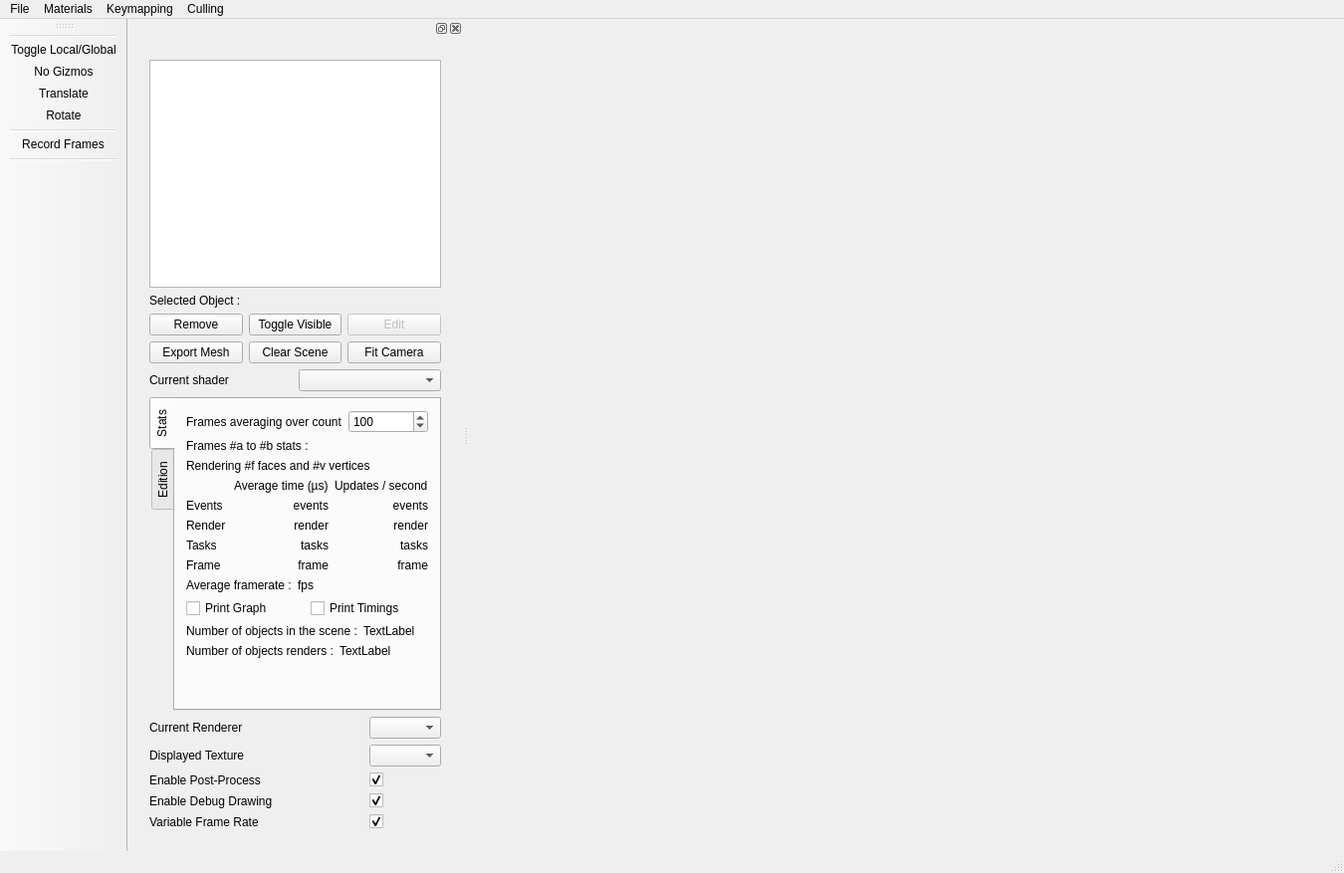
<?xml version="1.0" encoding="UTF-8"?>
<ui version="4.0">
 <class>MainWindow</class>
 <widget class="QMainWindow" name="MainWindow">
  <property name="geometry">
   <rect>
    <x>0</x>
    <y>0</y>
    <width>1350</width>
    <height>877</height>
   </rect>
  </property>
  <property name="sizePolicy">
   <sizepolicy hsizetype="Preferred" vsizetype="Preferred">
    <horstretch>0</horstretch>
    <verstretch>0</verstretch>
   </sizepolicy>
  </property>
  <property name="windowTitle">
   <string>MainWindow</string>
  </property>
  <widget class="QWidget" name="m_centralWidget">
   <zorder>nb_objects_render</zorder>
  </widget>
  <widget class="QStatusBar" name="_statusBar"/>
  <widget class="QMenuBar" name="menuBar">
   <property name="geometry">
    <rect>
     <x>0</x>
     <y>0</y>
     <width>1350</width>
     <height>25</height>
    </rect>
   </property>
   <widget class="QMenu" name="menuFILE">
    <property name="title">
     <string>File</string>
    </property>
    <addaction name="actionOpenMesh"/>
    <addaction name="separator"/>
    <addaction name="actionExit"/>
   </widget>
   <widget class="QMenu" name="menuMisc">
    <property name="title">
     <string>Materials</string>
    </property>
    <addaction name="actionReload_Shaders"/>
    <addaction name="actionOpen_Material_Editor"/>
   </widget>
   <widget class="QMenu" name="menuKeymapping">
    <property name="title">
     <string>Keymapping</string>
    </property>
    <addaction name="actionReload_configuration"/>
    <addaction name="separator"/>
    <addaction name="actionLoad_configuration_file"/>
   </widget>
   <widget class="QMenu" name="menuCulling">
    <property name="title">
     <string>Culling</string>
    </property>
    <addaction name="actionEnabled"/>
   </widget>
   <addaction name="menuFILE"/>
   <addaction name="menuMisc"/>
   <addaction name="menuKeymapping"/>
   <addaction name="menuCulling"/>
  </widget>
  <widget class="QDockWidget" name="dockWidget">
   <attribute name="dockWidgetArea">
    <number>1</number>
   </attribute>
   <widget class="QWidget" name="dockWidgetContents">
    <layout class="QGridLayout" name="gridLayout">
     <item row="0" column="0">
      <widget class="QWidget" name="widget" native="true">
       <layout class="QVBoxLayout" name="verticalLayout_3">
        <item>
         <layout class="QVBoxLayout" name="verticalLayout_2">
          <item>
           <layout class="QVBoxLayout" name="verticalLayout_4">
            <item>
             <widget class="QTreeView" name="m_entitiesTreeView">
              <property name="minimumSize">
               <size>
                <width>0</width>
                <height>150</height>
               </size>
              </property>
              <property name="editTriggers">
               <set>QAbstractItemView::NoEditTriggers</set>
              </property>
              <property name="textElideMode">
               <enum>Qt::ElideRight</enum>
              </property>
             </widget>
            </item>
            <item>
             <layout class="QHBoxLayout" name="selectionLayout">
              <item>
               <widget class="QLabel" name="label_selected">
                <property name="text">
                 <string>Selected Object :</string>
                </property>
               </widget>
              </item>
              <item>
               <widget class="QLabel" name="m_selectedItemName">
                <property name="text">
                 <string/>
                </property>
               </widget>
              </item>
             </layout>
            </item>
            <item>
             <layout class="QGridLayout" name="gridLayout_4">
              <item row="0" column="2">
               <widget class="QPushButton" name="m_editRenderObjectButton">
                <property name="enabled">
                 <bool>false</bool>
                </property>
                <property name="text">
                 <string>Edit</string>
                </property>
               </widget>
              </item>
              <item row="0" column="1">
               <widget class="QPushButton" name="m_toggleRenderObjectButton">
                <property name="text">
                 <string>Toggle Visible</string>
                </property>
               </widget>
              </item>
              <item row="0" column="0">
               <widget class="QPushButton" name="m_removeEntityButton">
                <property name="text">
                 <string>Remove</string>
                </property>
               </widget>
              </item>
              <item row="1" column="0">
               <widget class="QPushButton" name="m_exportMeshButton">
                <property name="text">
                 <string>Export Mesh</string>
                </property>
               </widget>
              </item>
              <item row="1" column="1">
               <widget class="QPushButton" name="m_clearSceneButton">
                <property name="text">
                 <string>Clear Scene</string>
                </property>
               </widget>
              </item>
              <item row="1" column="2">
               <widget class="QPushButton" name="m_fitCameraButton">
                <property name="text">
                 <string>Fit Camera</string>
                </property>
               </widget>
              </item>
             </layout>
            </item>
           </layout>
          </item>
          <item>
           <layout class="QHBoxLayout" name="shaderLayout">
            <item>
             <widget class="QLabel" name="label">
              <property name="text">
               <string>Current shader</string>
              </property>
             </widget>
            </item>
            <item>
             <widget class="QComboBox" name="m_currentShaderBox">
              <item>
               <property name="text">
                <string/>
               </property>
              </item>
              <item>
               <property name="text">
                <string>Plain</string>
               </property>
              </item>
              <item>
               <property name="text">
                <string>BlinnPhong</string>
               </property>
              </item>
              <item>
               <property name="text">
                <string>LinesGeom</string>
               </property>
              </item>
              <item>
               <property name="text">
                <string>Lines</string>
               </property>
              </item>
             </widget>
            </item>
           </layout>
          </item>
          <item>
           <widget class="QTabWidget" name="toolBox">
            <property name="minimumSize">
             <size>
              <width>250</width>
              <height>0</height>
             </size>
            </property>
            <property name="maximumSize">
             <size>
              <width>16777215</width>
              <height>500</height>
             </size>
            </property>
            <property name="tabPosition">
             <enum>QTabWidget::West</enum>
            </property>
            <property name="currentIndex">
             <number>0</number>
            </property>
            <widget class="QWidget" name="tab_stats">
             <attribute name="title">
              <string>Stats</string>
             </attribute>
             <layout class="QVBoxLayout" name="verticalLayout_10">
              <item>
               <layout class="QFormLayout" name="formLayout_6">
                <item row="0" column="0">
                 <widget class="QLabel" name="label_23">
                  <property name="text">
                   <string>Frames averaging over count</string>
                  </property>
                 </widget>
                </item>
                <item row="0" column="1">
                 <widget class="QSpinBox" name="m_avgFramesCount">
                  <property name="minimum">
                   <number>1</number>
                  </property>
                  <property name="maximum">
                   <number>1000</number>
                  </property>
                  <property name="singleStep">
                   <number>10</number>
                  </property>
                  <property name="value">
                   <number>100</number>
                  </property>
                 </widget>
                </item>
               </layout>
              </item>
              <item>
               <widget class="QLabel" name="m_frameA2BLabel">
                <property name="text">
                 <string>Frames #a to #b stats :</string>
                </property>
               </widget>
              </item>
              <item>
               <widget class="QLabel" name="m_labelCount">
                <property name="text">
                 <string>Rendering #f faces and #v vertices</string>
                </property>
               </widget>
              </item>
              <item>
               <layout class="QGridLayout" name="gridLayout_6">
                <item row="2" column="0">
                 <widget class="QLabel" name="label_26">
                  <property name="text">
                   <string>Render</string>
                  </property>
                 </widget>
                </item>
                <item row="0" column="0">
                 <widget class="QLabel" name="label_25">
                  <property name="text">
                   <string/>
                  </property>
                 </widget>
                </item>
                <item row="3" column="0">
                 <widget class="QLabel" name="label_27">
                  <property name="text">
                   <string>Tasks</string>
                  </property>
                 </widget>
                </item>
                <item row="0" column="1">
                 <widget class="QLabel" name="label_29">
                  <property name="text">
                   <string>Average time (µs)</string>
                  </property>
                 </widget>
                </item>
                <item row="4" column="0">
                 <widget class="QLabel" name="label_28">
                  <property name="text">
                   <string>Frame</string>
                  </property>
                 </widget>
                </item>
                <item row="0" column="2">
                 <widget class="QLabel" name="label_30">
                  <property name="text">
                   <string>Updates / second</string>
                  </property>
                 </widget>
                </item>
                <item row="2" column="2">
                 <widget class="QLabel" name="m_renderUpdates">
                  <property name="text">
                   <string>render</string>
                  </property>
                  <property name="alignment">
                   <set>Qt::AlignRight|Qt::AlignTrailing|Qt::AlignVCenter</set>
                  </property>
                 </widget>
                </item>
                <item row="3" column="2">
                 <widget class="QLabel" name="m_tasksUpdates">
                  <property name="text">
                   <string>tasks</string>
                  </property>
                  <property name="alignment">
                   <set>Qt::AlignRight|Qt::AlignTrailing|Qt::AlignVCenter</set>
                  </property>
                 </widget>
                </item>
                <item row="4" column="2">
                 <widget class="QLabel" name="m_frameUpdates">
                  <property name="text">
                   <string>frame</string>
                  </property>
                  <property name="alignment">
                   <set>Qt::AlignRight|Qt::AlignTrailing|Qt::AlignVCenter</set>
                  </property>
                 </widget>
                </item>
                <item row="2" column="1">
                 <widget class="QLabel" name="m_renderTime">
                  <property name="text">
                   <string>render</string>
                  </property>
                  <property name="alignment">
                   <set>Qt::AlignRight|Qt::AlignTrailing|Qt::AlignVCenter</set>
                  </property>
                 </widget>
                </item>
                <item row="3" column="1">
                 <widget class="QLabel" name="m_tasksTime">
                  <property name="text">
                   <string>tasks</string>
                  </property>
                  <property name="alignment">
                   <set>Qt::AlignRight|Qt::AlignTrailing|Qt::AlignVCenter</set>
                  </property>
                 </widget>
                </item>
                <item row="4" column="1">
                 <widget class="QLabel" name="m_frameTime">
                  <property name="text">
                   <string>frame</string>
                  </property>
                  <property name="alignment">
                   <set>Qt::AlignRight|Qt::AlignTrailing|Qt::AlignVCenter</set>
                  </property>
                 </widget>
                </item>
                <item row="1" column="0">
                 <widget class="QLabel" name="label_4">
                  <property name="text">
                   <string>Events</string>
                  </property>
                 </widget>
                </item>
                <item row="1" column="1">
                 <widget class="QLabel" name="m_eventsTime">
                  <property name="text">
                   <string>events</string>
                  </property>
                  <property name="alignment">
                   <set>Qt::AlignRight|Qt::AlignTrailing|Qt::AlignVCenter</set>
                  </property>
                  <property name="events" stdset="0">
                   <string>render</string>
                  </property>
                 </widget>
                </item>
                <item row="1" column="2">
                 <widget class="QLabel" name="m_eventsUpdates">
                  <property name="text">
                   <string>events</string>
                  </property>
                  <property name="alignment">
                   <set>Qt::AlignRight|Qt::AlignTrailing|Qt::AlignVCenter</set>
                  </property>
                 </widget>
                </item>
               </layout>
              </item>
              <item>
               <layout class="QFormLayout" name="formLayout_7">
                <item row="1" column="0">
                 <widget class="QLabel" name="label_24">
                  <property name="text">
                   <string>Average framerate :</string>
                  </property>
                 </widget>
                </item>
                <item row="1" column="1">
                 <widget class="QLabel" name="m_avgFramerate">
                  <property name="text">
                   <string>fps</string>
                  </property>
                 </widget>
                </item>
               </layout>
              </item>
              <item>
               <layout class="QHBoxLayout" name="horizontalLayout">
                <property name="bottomMargin">
                 <number>0</number>
                </property>
                <item>
                 <widget class="QCheckBox" name="m_printGraph">
                  <property name="text">
                   <string>Print Graph</string>
                  </property>
                 </widget>
                </item>
                <item>
                 <widget class="QCheckBox" name="m_printTimings">
                  <property name="text">
                   <string>Print Timings</string>
                  </property>
                 </widget>
                </item>
               </layout>
              </item>
              <item>
               <layout class="QFormLayout" name="formLayout_8">
                <item row="1" column="0">
                 <widget class="QLabel" name="nb_objects_scene">
                  <property name="text">
                   <string>Number of objects in the scene :</string>
                  </property>
                 </widget>
                </item>
                <item row="1" column="1">
                 <widget class="QLabel" name="label_3">
                  <property name="text">
                   <string>TextLabel</string>
                  </property>
                 </widget>
                </item>
               </layout>
              </item>
              <item>
               <layout class="QFormLayout" name="formLayout_9">
                <item row="1" column="0">
                 <widget class="QLabel" name="nb_objects_render">
                  <property name="text">
                   <string>Number of objects renders :</string>
                  </property>
                 </widget>
                </item>
                <item row="1" column="1">
                 <widget class="QLabel" name="label_9">
                  <property name="text">
                   <string>TextLabel</string>
                  </property>
                 </widget>
                </item>
               </layout>
              </item>
              <item>
               <spacer name="verticalSpacer">
                <property name="orientation">
                 <enum>Qt::Vertical</enum>
                </property>
                <property name="sizeHint" stdset="0">
                 <size>
                  <width>20</width>
                  <height>40</height>
                 </size>
                </property>
               </spacer>
              </item>
             </layout>
            </widget>
            <widget class="Ra::Gui::TransformEditorWidget" name="tab_edition">
             <attribute name="title">
              <string>Edition</string>
             </attribute>
            </widget>
           </widget>
          </item>
         </layout>
        </item>
        <item>
         <layout class="QGridLayout" name="gridLayout_3" rowstretch="0,0,0,0,0" columnstretch="1,0">
          <item row="3" column="0">
           <widget class="QLabel" name="label_6">
            <property name="text">
             <string>Enable Debug Drawing</string>
            </property>
           </widget>
          </item>
          <item row="1" column="0">
           <widget class="QLabel" name="label_2">
            <property name="text">
             <string>Displayed Texture</string>
            </property>
           </widget>
          </item>
          <item row="2" column="1">
           <widget class="QCheckBox" name="m_enablePostProcess">
            <property name="enabled">
             <bool>true</bool>
            </property>
            <property name="text">
             <string/>
            </property>
            <property name="checked">
             <bool>true</bool>
            </property>
            <property name="tristate">
             <bool>false</bool>
            </property>
           </widget>
          </item>
          <item row="4" column="1">
           <widget class="QCheckBox" name="m_realFrameRate">
            <property name="enabled">
             <bool>true</bool>
            </property>
            <property name="text">
             <string/>
            </property>
            <property name="checked">
             <bool>true</bool>
            </property>
            <property name="tristate">
             <bool>false</bool>
            </property>
           </widget>
          </item>
          <item row="3" column="1">
           <widget class="QCheckBox" name="m_enableDebugDraw">
            <property name="enabled">
             <bool>true</bool>
            </property>
            <property name="text">
             <string/>
            </property>
            <property name="checked">
             <bool>true</bool>
            </property>
            <property name="tristate">
             <bool>false</bool>
            </property>
           </widget>
          </item>
          <item row="2" column="0">
           <widget class="QLabel" name="label_5">
            <property name="text">
             <string>Enable Post-Process</string>
            </property>
           </widget>
          </item>
          <item row="4" column="0">
           <widget class="QLabel" name="label_7">
            <property name="text">
             <string>Variable Frame Rate</string>
            </property>
           </widget>
          </item>
          <item row="1" column="1">
           <widget class="QComboBox" name="m_displayedTextureCombo"/>
          </item>
          <item row="0" column="0">
           <widget class="QLabel" name="label_8">
            <property name="text">
             <string>Current Renderer</string>
            </property>
           </widget>
          </item>
          <item row="0" column="1">
           <widget class="QComboBox" name="m_currentRendererCombo"/>
          </item>
         </layout>
        </item>
       </layout>
      </widget>
     </item>
    </layout>
   </widget>
  </widget>
  <widget class="QToolBar" name="toolBar">
   <property name="windowTitle">
    <string>toolBar</string>
   </property>
   <attribute name="toolBarArea">
    <enum>LeftToolBarArea</enum>
   </attribute>
   <attribute name="toolBarBreak">
    <bool>false</bool>
   </attribute>
   <addaction name="separator"/>
   <addaction name="actionToggle_Local_Global"/>
   <addaction name="actionGizmoOff"/>
   <addaction name="actionGizmoTranslate"/>
   <addaction name="actionGizmoRotate"/>
   <addaction name="separator"/>
   <addaction name="actionRecord_Frames"/>
   <addaction name="separator"/>
  </widget>
  <action name="actionOpenMesh">
   <property name="text">
    <string>Open...</string>
   </property>
   <property name="toolTip">
    <string>Open...</string>
   </property>
   <property name="shortcut">
    <string>Ctrl+O</string>
   </property>
  </action>
  <action name="actionExit">
   <property name="text">
    <string>Exit</string>
   </property>
   <property name="shortcut">
    <string>Ctrl+Q</string>
   </property>
  </action>
  <action name="actionReload_Shaders">
   <property name="text">
    <string>Reload Shaders</string>
   </property>
   <property name="shortcut">
    <string>Ctrl+R</string>
   </property>
  </action>
  <action name="actionGizmoTranslate">
   <property name="checkable">
    <bool>false</bool>
   </property>
   <property name="icon">
    <iconset>
     <normalon>:/Assets/Images/translate.png</normalon>
    </iconset>
   </property>
   <property name="text">
    <string>Translate</string>
   </property>
   <property name="toolTip">
    <string>Translate selected object</string>
   </property>
  </action>
  <action name="actionGizmoRotate">
   <property name="checkable">
    <bool>false</bool>
   </property>
   <property name="icon">
    <iconset>
     <normalon>:/Assets/Images/rotate.png</normalon>
    </iconset>
   </property>
   <property name="text">
    <string>Rotate</string>
   </property>
   <property name="toolTip">
    <string>Rotate selected object</string>
   </property>
  </action>
  <action name="actionToggle_Local_Global">
   <property name="checkable">
    <bool>true</bool>
   </property>
   <property name="icon">
    <iconset>
     <normalon>:/Assets/Images/gizmo.png</normalon>
    </iconset>
   </property>
   <property name="text">
    <string>Toggle Local/Global</string>
   </property>
   <property name="toolTip">
    <string>Changes the transform edition mode</string>
   </property>
  </action>
  <action name="actionGizmoOff">
   <property name="checkable">
    <bool>false</bool>
   </property>
   <property name="checked">
    <bool>false</bool>
   </property>
   <property name="icon">
    <iconset>
     <normalon>:/Assets/Images/select.png</normalon>
    </iconset>
   </property>
   <property name="text">
    <string>No Gizmos</string>
   </property>
   <property name="toolTip">
    <string>Disable transform gizmo.</string>
   </property>
  </action>
  <action name="actionOpen_Material_Editor">
   <property name="text">
    <string>Open Material Editor</string>
   </property>
   <property name="shortcut">
    <string>Alt+M</string>
   </property>
  </action>
  <action name="actionRecord_Frames">
   <property name="checkable">
    <bool>true</bool>
   </property>
   <property name="icon">
    <iconset>
     <normaloff>:/Assets/Images/rec.png</normaloff>
     <normalon>:/Assets/Images/rec_on.png</normalon>:/Assets/Images/rec.png</iconset>
   </property>
   <property name="text">
    <string>Record Frames</string>
   </property>
  </action>
  <action name="actionReload_configuration">
   <property name="text">
    <string>Reload configuration</string>
   </property>
   <property name="shortcut">
    <string>Ctrl+Shift+R</string>
   </property>
  </action>
  <action name="actionLoad_configuration_file">
   <property name="text">
    <string>Load configuration file...</string>
   </property>
   <property name="shortcut">
    <string>Ctrl+Shift+O</string>
   </property>
  </action>
  <action name="actionEnabled">
   <property name="text">
    <string>Enabled</string>
   </property>
  </action>
 </widget>
 <layoutdefault spacing="6" margin="11"/>
 <customwidgets>
  <customwidget>
   <class>Ra::Gui::TransformEditorWidget</class>
   <extends>QWidget</extends>
   <header>Gui/TransformEditorWidget.hpp</header>
   <container>1</container>
  </customwidget>
 </customwidgets>
 <resources/>
 <connections>
  <connection>
   <sender>actionExit</sender>
   <signal>triggered()</signal>
   <receiver>MainWindow</receiver>
   <slot>close()</slot>
   <hints>
    <hint type="sourcelabel">
     <x>-1</x>
     <y>-1</y>
    </hint>
    <hint type="destinationlabel">
     <x>518</x>
     <y>373</y>
    </hint>
   </hints>
  </connection>
 </connections>
</ui>
